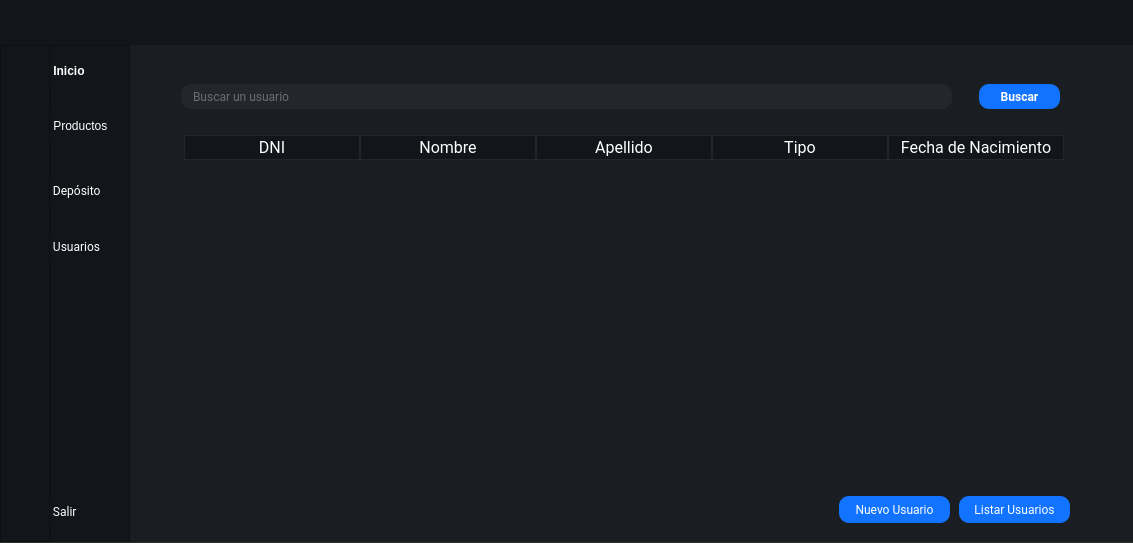
<?xml version="1.0" encoding="UTF-8"?>
<ui version="4.0">
 <class>MainWindow</class>
 <widget class="QMainWindow" name="MainWindow">
  <property name="geometry">
   <rect>
    <x>0</x>
    <y>0</y>
    <width>1133</width>
    <height>543</height>
   </rect>
  </property>
  <property name="windowTitle">
   <string>MainWindow</string>
  </property>
  <property name="styleSheet">
   <string notr="true">background-color: rgb(45, 45, 45);</string>
  </property>
  <widget class="QWidget" name="centralwidget">
   <property name="minimumSize">
    <size>
     <width>1000</width>
     <height>500</height>
    </size>
   </property>
   <widget class="QFrame" name="Top_Bar">
    <property name="geometry">
     <rect>
      <x>0</x>
      <y>0</y>
      <width>1133</width>
      <height>45</height>
     </rect>
    </property>
    <property name="minimumSize">
     <size>
      <width>0</width>
      <height>45</height>
     </size>
    </property>
    <property name="maximumSize">
     <size>
      <width>16777215</width>
      <height>45</height>
     </size>
    </property>
    <property name="styleSheet">
     <string notr="true">background-color: #12151a;
</string>
    </property>
    <property name="frameShape">
     <enum>QFrame::NoFrame</enum>
    </property>
    <property name="frameShadow">
     <enum>QFrame::Raised</enum>
    </property>
    <layout class="QHBoxLayout" name="horizontalLayout">
     <property name="spacing">
      <number>0</number>
     </property>
     <property name="leftMargin">
      <number>0</number>
     </property>
     <property name="topMargin">
      <number>0</number>
     </property>
     <property name="rightMargin">
      <number>0</number>
     </property>
     <property name="bottomMargin">
      <number>0</number>
     </property>
     <item>
      <widget class="QLabel" name="label">
       <property name="minimumSize">
        <size>
         <width>0</width>
         <height>45</height>
        </size>
       </property>
       <property name="maximumSize">
        <size>
         <width>200</width>
         <height>51</height>
        </size>
       </property>
       <property name="text">
        <string/>
       </property>
       <property name="pixmap">
        <pixmap resource="img/img_oficiales.qrc">:/cct/logo-18.png</pixmap>
       </property>
       <property name="scaledContents">
        <bool>true</bool>
       </property>
       <property name="alignment">
        <set>Qt::AlignCenter</set>
       </property>
      </widget>
     </item>
    </layout>
   </widget>
   <widget class="QFrame" name="Content">
    <property name="geometry">
     <rect>
      <x>0</x>
      <y>45</y>
      <width>1133</width>
      <height>497</height>
     </rect>
    </property>
    <property name="frameShape">
     <enum>QFrame::NoFrame</enum>
    </property>
    <property name="frameShadow">
     <enum>QFrame::Raised</enum>
    </property>
    <layout class="QHBoxLayout" name="horizontalLayout_2">
     <property name="spacing">
      <number>0</number>
     </property>
     <property name="leftMargin">
      <number>0</number>
     </property>
     <property name="topMargin">
      <number>0</number>
     </property>
     <property name="rightMargin">
      <number>0</number>
     </property>
     <property name="bottomMargin">
      <number>0</number>
     </property>
     <item>
      <widget class="QFrame" name="frame_left_menu">
       <property name="minimumSize">
        <size>
         <width>50</width>
         <height>0</height>
        </size>
       </property>
       <property name="maximumSize">
        <size>
         <width>50</width>
         <height>16777215</height>
        </size>
       </property>
       <property name="styleSheet">
        <string notr="true">background-color: #12151a;</string>
       </property>
       <property name="frameShape">
        <enum>QFrame::StyledPanel</enum>
       </property>
       <property name="frameShadow">
        <enum>QFrame::Raised</enum>
       </property>
       <layout class="QVBoxLayout" name="verticalLayout_2">
        <property name="spacing">
         <number>0</number>
        </property>
        <property name="leftMargin">
         <number>0</number>
        </property>
        <property name="topMargin">
         <number>0</number>
        </property>
        <property name="rightMargin">
         <number>0</number>
        </property>
        <property name="bottomMargin">
         <number>0</number>
        </property>
        <item alignment="Qt::AlignTop">
         <widget class="QFrame" name="frame_top_menus">
          <property name="minimumSize">
           <size>
            <width>0</width>
            <height>40</height>
           </size>
          </property>
          <property name="frameShape">
           <enum>QFrame::NoFrame</enum>
          </property>
          <property name="frameShadow">
           <enum>QFrame::Raised</enum>
          </property>
          <layout class="QVBoxLayout" name="verticalLayout_3">
           <property name="spacing">
            <number>0</number>
           </property>
           <property name="leftMargin">
            <number>0</number>
           </property>
           <property name="topMargin">
            <number>0</number>
           </property>
           <property name="rightMargin">
            <number>0</number>
           </property>
           <property name="bottomMargin">
            <number>0</number>
           </property>
           <item>
            <widget class="QPushButton" name="btn_toggle">
             <property name="enabled">
              <bool>true</bool>
             </property>
             <property name="minimumSize">
              <size>
               <width>20</width>
               <height>20</height>
              </size>
             </property>
             <property name="font">
              <font>
               <stylestrategy>PreferDefault</stylestrategy>
              </font>
             </property>
             <property name="cursor">
              <cursorShape>PointingHandCursor</cursorShape>
             </property>
             <property name="styleSheet">
              <string notr="true">QPushButton {
color: #b3b3b3;
background-color: #12151a;
border: none;
border-radius:10px;
padding:0 5px;

}

QPushButton:hover {
background-color: #23262b;
}


QPushButton:focus {
background-color: #23262b;
}</string>
             </property>
             <property name="text">
              <string/>
             </property>
             <property name="icon">
              <iconset resource="img/img_oficiales.qrc">
               <normaloff>:/cct/Menú.png</normaloff>:/cct/Menú.png</iconset>
             </property>
             <property name="iconSize">
              <size>
               <width>50</width>
               <height>50</height>
              </size>
             </property>
            </widget>
           </item>
           <item>
            <widget class="QPushButton" name="btn_productos">
             <property name="minimumSize">
              <size>
               <width>0</width>
               <height>40</height>
              </size>
             </property>
             <property name="font">
              <font>
               <family>Roboto</family>
               <pointsize>14</pointsize>
               <weight>75</weight>
               <bold>true</bold>
              </font>
             </property>
             <property name="cursor">
              <cursorShape>PointingHandCursor</cursorShape>
             </property>
             <property name="styleSheet">
              <string notr="true">QPushButton {
color: #b3b3b3;
background-color: #12151a;
border: none;
border-radius:10px;
padding:0 5px;

}

QPushButton:hover {
background-color: #23262b;
}


QPushButton:focus {
background-color: #23262b;
}</string>
             </property>
             <property name="text">
              <string/>
             </property>
             <property name="icon">
              <iconset resource="img/img_oficiales.qrc">
               <normaloff>:/cct/Productos.png</normaloff>:/cct/Productos.png</iconset>
             </property>
             <property name="iconSize">
              <size>
               <width>60</width>
               <height>60</height>
              </size>
             </property>
            </widget>
           </item>
           <item>
            <widget class="QPushButton" name="btn_depositos">
             <property name="enabled">
              <bool>true</bool>
             </property>
             <property name="minimumSize">
              <size>
               <width>0</width>
               <height>40</height>
              </size>
             </property>
             <property name="font">
              <font>
               <family>Roboto</family>
               <pointsize>14</pointsize>
               <weight>75</weight>
               <bold>true</bold>
              </font>
             </property>
             <property name="cursor">
              <cursorShape>PointingHandCursor</cursorShape>
             </property>
             <property name="styleSheet">
              <string notr="true">QPushButton {
color: #b3b3b3;
background-color: #12151a;
border: none;
border-radius:10px;
padding:0 5px;

}

QPushButton:hover {
background-color: #23262b;
border: none;

}


QPushButton:focus {
background-color: #23262b;
border: none;

}</string>
             </property>
             <property name="text">
              <string/>
             </property>
             <property name="icon">
              <iconset resource="img/img_oficiales.qrc">
               <normaloff>:/cct/Deposito.png</normaloff>:/cct/Deposito.png</iconset>
             </property>
             <property name="iconSize">
              <size>
               <width>60</width>
               <height>60</height>
              </size>
             </property>
            </widget>
           </item>
           <item>
            <widget class="QPushButton" name="btn_usuarios">
             <property name="enabled">
              <bool>true</bool>
             </property>
             <property name="minimumSize">
              <size>
               <width>0</width>
               <height>40</height>
              </size>
             </property>
             <property name="font">
              <font>
               <family>Roboto</family>
               <pointsize>14</pointsize>
               <weight>75</weight>
               <bold>true</bold>
              </font>
             </property>
             <property name="cursor">
              <cursorShape>PointingHandCursor</cursorShape>
             </property>
             <property name="styleSheet">
              <string notr="true">QPushButton {
color: #b3b3b3;
background-color: #12151a;
border: none;
border-radius:10px;
padding:0 5px;

}

QPushButton:hover {
background-color: #23262b;
}


QPushButton:focus {
background-color: #23262b;
}</string>
             </property>
             <property name="text">
              <string/>
             </property>
             <property name="icon">
              <iconset resource="img/img_oficiales.qrc">
               <normaloff>:/cct/Usuarios.png</normaloff>:/cct/Usuarios.png</iconset>
             </property>
             <property name="iconSize">
              <size>
               <width>60</width>
               <height>60</height>
              </size>
             </property>
            </widget>
           </item>
          </layout>
         </widget>
        </item>
        <item>
         <widget class="QPushButton" name="btn_exit">
          <property name="enabled">
           <bool>true</bool>
          </property>
          <property name="minimumSize">
           <size>
            <width>0</width>
            <height>40</height>
           </size>
          </property>
          <property name="font">
           <font>
            <family>Roboto</family>
            <pointsize>14</pointsize>
            <weight>75</weight>
            <bold>true</bold>
           </font>
          </property>
          <property name="cursor">
           <cursorShape>PointingHandCursor</cursorShape>
          </property>
          <property name="styleSheet">
           <string notr="true">QPushButton {
color: #b3b3b3;
background-color: #12151a;
border: none;
border-radius:10px;
padding:0 5px;

}

QPushButton:hover {
background-color: #23262b;
}


QPushButton:focus {
background-color: #23262b;
}</string>
          </property>
          <property name="text">
           <string/>
          </property>
          <property name="icon">
           <iconset resource="img/img_oficiales.qrc">
            <normaloff>:/cct/Exit.png</normaloff>:/cct/Exit.png</iconset>
          </property>
          <property name="iconSize">
           <size>
            <width>60</width>
            <height>60</height>
           </size>
          </property>
         </widget>
        </item>
       </layout>
      </widget>
     </item>
     <item>
      <widget class="QFrame" name="slide_bar">
       <property name="minimumSize">
        <size>
         <width>80</width>
         <height>741</height>
        </size>
       </property>
       <property name="maximumSize">
        <size>
         <width>0</width>
         <height>750</height>
        </size>
       </property>
       <property name="styleSheet">
        <string notr="true">background-color: #12151a;</string>
       </property>
       <property name="frameShape">
        <enum>QFrame::StyledPanel</enum>
       </property>
       <property name="frameShadow">
        <enum>QFrame::Raised</enum>
       </property>
       <widget class="QLabel" name="label_inicio">
        <property name="geometry">
         <rect>
          <x>0</x>
          <y>1</y>
          <width>51</width>
          <height>50</height>
         </rect>
        </property>
        <property name="cursor">
         <cursorShape>PointingHandCursor</cursorShape>
        </property>
        <property name="styleSheet">
         <string notr="true">QLabel {
color: #fff;
font-weight:bold;
border-radius:10px;
text-align:center;
}</string>
        </property>
        <property name="text">
         <string> Inicio</string>
        </property>
       </widget>
       <widget class="QLabel" name="label_deposito">
        <property name="geometry">
         <rect>
          <x>0</x>
          <y>130</y>
          <width>71</width>
          <height>31</height>
         </rect>
        </property>
        <property name="cursor">
         <cursorShape>PointingHandCursor</cursorShape>
        </property>
        <property name="styleSheet">
         <string notr="true">color:#fff;
font-family:Roboto</string>
        </property>
        <property name="text">
         <string> Depósito</string>
        </property>
       </widget>
       <widget class="QLabel" name="label_productos">
        <property name="geometry">
         <rect>
          <x>0</x>
          <y>65</y>
          <width>71</width>
          <height>31</height>
         </rect>
        </property>
        <property name="cursor">
         <cursorShape>PointingHandCursor</cursorShape>
        </property>
        <property name="styleSheet">
         <string notr="true">QLabel {
color: #fff

}

</string>
        </property>
        <property name="text">
         <string> Productos</string>
        </property>
       </widget>
       <widget class="QLabel" name="label_usuarios">
        <property name="geometry">
         <rect>
          <x>0</x>
          <y>186</y>
          <width>71</width>
          <height>31</height>
         </rect>
        </property>
        <property name="cursor">
         <cursorShape>PointingHandCursor</cursorShape>
        </property>
        <property name="styleSheet">
         <string notr="true">color:#fff;
font-family:Roboto</string>
        </property>
        <property name="text">
         <string> Usuarios</string>
        </property>
       </widget>
       <widget class="QLabel" name="label_exit">
        <property name="geometry">
         <rect>
          <x>0</x>
          <y>693</y>
          <width>101</width>
          <height>31</height>
         </rect>
        </property>
        <property name="styleSheet">
         <string notr="true">QLabel {
color: #fff;
font-weight:bold;

}

QLabel:hover {
background-color: #23262b;
}</string>
        </property>
        <property name="text">
         <string>Exit</string>
        </property>
       </widget>
       <widget class="QLabel" name="label_exit_2">
        <property name="geometry">
         <rect>
          <x>0</x>
          <y>451</y>
          <width>71</width>
          <height>31</height>
         </rect>
        </property>
        <property name="cursor">
         <cursorShape>PointingHandCursor</cursorShape>
        </property>
        <property name="styleSheet">
         <string notr="true">color:#fff;
font-family:Roboto</string>
        </property>
        <property name="text">
         <string> Salir</string>
        </property>
       </widget>
      </widget>
     </item>
     <item>
      <widget class="QFrame" name="frame_pages">
       <property name="maximumSize">
        <size>
         <width>16777215</width>
         <height>16777215</height>
        </size>
       </property>
       <property name="styleSheet">
        <string notr="true">border: none;</string>
       </property>
       <property name="frameShape">
        <enum>QFrame::StyledPanel</enum>
       </property>
       <property name="frameShadow">
        <enum>QFrame::Raised</enum>
       </property>
       <layout class="QVBoxLayout" name="verticalLayout_4">
        <property name="spacing">
         <number>0</number>
        </property>
        <property name="leftMargin">
         <number>0</number>
        </property>
        <property name="topMargin">
         <number>0</number>
        </property>
        <property name="rightMargin">
         <number>0</number>
        </property>
        <property name="bottomMargin">
         <number>0</number>
        </property>
        <item>
         <widget class="QStackedWidget" name="Pages_Widget">
          <property name="styleSheet">
           <string notr="true">background-color: #1a1e23;
border: none;</string>
          </property>
          <property name="currentIndex">
           <number>2</number>
          </property>
          <widget class="QWidget" name="page_productos">
           <layout class="QHBoxLayout" name="horizontalLayout_3">
            <property name="spacing">
             <number>0</number>
            </property>
            <property name="leftMargin">
             <number>0</number>
            </property>
            <property name="topMargin">
             <number>0</number>
            </property>
            <property name="rightMargin">
             <number>0</number>
            </property>
            <property name="bottomMargin">
             <number>0</number>
            </property>
            <item>
             <widget class="QFrame" name="frame">
              <property name="minimumSize">
               <size>
                <width>0</width>
                <height>503</height>
               </size>
              </property>
              <property name="frameShape">
               <enum>QFrame::StyledPanel</enum>
              </property>
              <property name="frameShadow">
               <enum>QFrame::Raised</enum>
              </property>
              <layout class="QVBoxLayout" name="verticalLayout_5">
               <item>
                <widget class="QFrame" name="frame_2">
                 <property name="minimumSize">
                  <size>
                   <width>900</width>
                   <height>65</height>
                  </size>
                 </property>
                 <property name="maximumSize">
                  <size>
                   <width>16777215</width>
                   <height>50</height>
                  </size>
                 </property>
                 <property name="frameShape">
                  <enum>QFrame::StyledPanel</enum>
                 </property>
                 <property name="frameShadow">
                  <enum>QFrame::Raised</enum>
                 </property>
                 <layout class="QVBoxLayout" name="verticalLayout_6">
                  <property name="spacing">
                   <number>6</number>
                  </property>
                  <property name="leftMargin">
                   <number>9</number>
                  </property>
                  <property name="topMargin">
                   <number>9</number>
                  </property>
                  <property name="rightMargin">
                   <number>9</number>
                  </property>
                  <property name="bottomMargin">
                   <number>9</number>
                  </property>
                  <item alignment="Qt::AlignHCenter|Qt::AlignVCenter">
                   <widget class="QGroupBox" name="groupBox">
                    <property name="minimumSize">
                     <size>
                      <width>990</width>
                      <height>50</height>
                     </size>
                    </property>
                    <property name="maximumSize">
                     <size>
                      <width>0</width>
                      <height>70</height>
                     </size>
                    </property>
                    <property name="title">
                     <string/>
                    </property>
                    <widget class="QLineEdit" name="buscar_input">
                     <property name="geometry">
                      <rect>
                       <x>43</x>
                       <y>21</y>
                       <width>771</width>
                       <height>25</height>
                      </rect>
                     </property>
                     <property name="styleSheet">
                      <string notr="true">QLineEdit{
background-color: #23262b;
border-radius: 10px;
padding:0 10px;
color: #b3b3b3;
font-family:Roboto;

}


QLineEdit:focus{
border: 1px solid rgb(75, 75, 75);
}</string>
                     </property>
                     <property name="text">
                      <string/>
                     </property>
                     <property name="placeholderText">
                      <string>Buscar un producto</string>
                     </property>
                    </widget>
                    <widget class="QPushButton" name="buscar_btn">
                     <property name="geometry">
                      <rect>
                       <x>841</x>
                       <y>21</y>
                       <width>81</width>
                       <height>25</height>
                      </rect>
                     </property>
                     <property name="font">
                      <font>
                       <family>Roboto</family>
                       <weight>75</weight>
                       <bold>true</bold>
                      </font>
                     </property>
                     <property name="cursor">
                      <cursorShape>PointingHandCursor</cursorShape>
                     </property>
                     <property name="styleSheet">
                      <string notr="true">QPushButton{
background-color: #1173ff;
color: #fff;
border-radius:10px;
font-weight:bold;
font-family:Roboto;

}
QPushButton:hover{
background-color: #45a9f0;
}</string>
                     </property>
                     <property name="text">
                      <string>Buscar</string>
                     </property>
                    </widget>
                   </widget>
                  </item>
                 </layout>
                </widget>
               </item>
               <item alignment="Qt::AlignHCenter|Qt::AlignVCenter">
                <widget class="QTableWidget" name="tableWidget">
                 <property name="minimumSize">
                  <size>
                   <width>900</width>
                   <height>328</height>
                  </size>
                 </property>
                 <property name="maximumSize">
                  <size>
                   <width>16777215</width>
                   <height>500</height>
                  </size>
                 </property>
                 <property name="cursor" stdset="0">
                  <cursorShape>PointingHandCursor</cursorShape>
                 </property>
                 <property name="styleSheet">
                  <string notr="true">QTableWidget{
color:#fff;
font-size: 20px;
border-style: none;
margin-left: 0px;
margin-top:15px
}


QHeaderView::section {
    background-color: #12151a;
	color:#fff;
    font-size: 12pt;
    border-style: none;
    border-bottom: 1px solid #23262b;
    border-right: 1px solid #23262b;
	font-family:Roboto;


}

QHeaderView::section:horizontal
{
    border-top: 1px solid #23262b;
}

QHeaderView::section:vertical
{

    border-left: 1px solid #23262b;
}</string>
                 </property>
                 <property name="editTriggers">
                  <set>QAbstractItemView::AnyKeyPressed|QAbstractItemView::DoubleClicked|QAbstractItemView::EditKeyPressed</set>
                 </property>
                 <property name="dragEnabled">
                  <bool>true</bool>
                 </property>
                 <property name="showGrid">
                  <bool>true</bool>
                 </property>
                 <attribute name="horizontalHeaderDefaultSectionSize">
                  <number>176</number>
                 </attribute>
                 <attribute name="horizontalHeaderHighlightSections">
                  <bool>false</bool>
                 </attribute>
                 <attribute name="verticalHeaderVisible">
                  <bool>false</bool>
                 </attribute>
                 <attribute name="verticalHeaderDefaultSectionSize">
                  <number>30</number>
                 </attribute>
                 <attribute name="verticalHeaderMinimumSectionSize">
                  <number>23</number>
                 </attribute>
                 <column>
                  <property name="text">
                   <string>Código</string>
                  </property>
                 </column>
                 <column>
                  <property name="text">
                   <string>Nombre</string>
                  </property>
                 </column>
                 <column>
                  <property name="text">
                   <string>Marca</string>
                  </property>
                 </column>
                 <column>
                  <property name="text">
                   <string>Cantidad</string>
                  </property>
                 </column>
                 <column>
                  <property name="text">
                   <string>Fecha de Vencimiento</string>
                  </property>
                 </column>
                </widget>
               </item>
               <item>
                <widget class="QFrame" name="frame_3">
                 <property name="minimumSize">
                  <size>
                   <width>0</width>
                   <height>66</height>
                  </size>
                 </property>
                 <property name="maximumSize">
                  <size>
                   <width>16777215</width>
                   <height>100</height>
                  </size>
                 </property>
                 <property name="frameShape">
                  <enum>QFrame::StyledPanel</enum>
                 </property>
                 <property name="frameShadow">
                  <enum>QFrame::Raised</enum>
                 </property>
                 <layout class="QVBoxLayout" name="verticalLayout_7">
                  <item alignment="Qt::AlignBottom">
                   <widget class="QFrame" name="frame_4">
                    <property name="minimumSize">
                     <size>
                      <width>0</width>
                      <height>75</height>
                     </size>
                    </property>
                    <property name="maximumSize">
                     <size>
                      <width>16777215</width>
                      <height>53</height>
                     </size>
                    </property>
                    <property name="frameShape">
                     <enum>QFrame::StyledPanel</enum>
                    </property>
                    <property name="frameShadow">
                     <enum>QFrame::Raised</enum>
                    </property>
                    <widget class="QPushButton" name="nuevo_prod_btn">
                     <property name="geometry">
                      <rect>
                       <x>690</x>
                       <y>27</y>
                       <width>111</width>
                       <height>27</height>
                      </rect>
                     </property>
                     <property name="font">
                      <font>
                       <family>Roboto</family>
                       <weight>50</weight>
                       <italic>false</italic>
                       <bold>false</bold>
                      </font>
                     </property>
                     <property name="cursor">
                      <cursorShape>PointingHandCursor</cursorShape>
                     </property>
                     <property name="styleSheet">
                      <string notr="true">QPushButton{
background-color: #1173ff;
color: #fff;
border-radius:10px;
}
QPushButton:hover{
background-color: #45a9f0;
}</string>
                     </property>
                     <property name="text">
                      <string>Nuevo Pruducto</string>
                     </property>
                    </widget>
                    <widget class="QPushButton" name="listar_prod_btn">
                     <property name="geometry">
                      <rect>
                       <x>820</x>
                       <y>27</y>
                       <width>111</width>
                       <height>27</height>
                      </rect>
                     </property>
                     <property name="font">
                      <font>
                       <family>Roboto</family>
                       <italic>false</italic>
                      </font>
                     </property>
                     <property name="cursor">
                      <cursorShape>PointingHandCursor</cursorShape>
                     </property>
                     <property name="styleSheet">
                      <string notr="true">QPushButton{
background-color: #1173ff;
color: #fff;
border-radius:10px;
}
QPushButton:hover{
background-color: #45a9f0;
}</string>
                     </property>
                     <property name="text">
                      <string>Listar Productos</string>
                     </property>
                    </widget>
                   </widget>
                  </item>
                 </layout>
                </widget>
               </item>
              </layout>
             </widget>
            </item>
           </layout>
          </widget>
          <widget class="QWidget" name="page_depositos">
           <widget class="QLabel" name="label_3">
            <property name="geometry">
             <rect>
              <x>120</x>
              <y>170</y>
              <width>61</width>
              <height>31</height>
             </rect>
            </property>
            <property name="font">
             <font>
              <family>Roboto</family>
              <pointsize>12</pointsize>
              <weight>75</weight>
              <bold>true</bold>
             </font>
            </property>
            <property name="styleSheet">
             <string notr="true">background-color: rgb(17, 115, 255);</string>
            </property>
            <property name="text">
             <string>&lt;html&gt;&lt;head/&gt;&lt;body&gt;&lt;p align=&quot;center&quot;&gt;&lt;span style=&quot; color:#ffffff;&quot;&gt;Depósito&lt;/span&gt;&lt;/p&gt;&lt;/body&gt;&lt;/html&gt;</string>
            </property>
           </widget>
          </widget>
          <widget class="QWidget" name="page_usuarios">
           <widget class="QFrame" name="frame_usuarios">
            <property name="geometry">
             <rect>
              <x>-10</x>
              <y>0</y>
              <width>1081</width>
              <height>503</height>
             </rect>
            </property>
            <property name="minimumSize">
             <size>
              <width>0</width>
              <height>503</height>
             </size>
            </property>
            <property name="frameShape">
             <enum>QFrame::StyledPanel</enum>
            </property>
            <property name="frameShadow">
             <enum>QFrame::Raised</enum>
            </property>
            <layout class="QVBoxLayout" name="verticalLayout_8">
             <item alignment="Qt::AlignTop">
              <widget class="QFrame" name="frame_usuarios_1">
               <property name="minimumSize">
                <size>
                 <width>900</width>
                 <height>65</height>
                </size>
               </property>
               <property name="maximumSize">
                <size>
                 <width>16777215</width>
                 <height>50</height>
                </size>
               </property>
               <property name="frameShape">
                <enum>QFrame::StyledPanel</enum>
               </property>
               <property name="frameShadow">
                <enum>QFrame::Raised</enum>
               </property>
               <layout class="QVBoxLayout" name="verticalLayout_9">
                <item alignment="Qt::AlignHCenter|Qt::AlignVCenter">
                 <widget class="QGroupBox" name="groupBox_usuarios_1">
                  <property name="minimumSize">
                   <size>
                    <width>1941</width>
                    <height>50</height>
                   </size>
                  </property>
                  <property name="maximumSize">
                   <size>
                    <width>0</width>
                    <height>70</height>
                   </size>
                  </property>
                  <property name="title">
                   <string/>
                  </property>
                  <widget class="QLineEdit" name="lineEdit_usuarios_1">
                   <property name="geometry">
                    <rect>
                     <x>43</x>
                     <y>21</y>
                     <width>771</width>
                     <height>25</height>
                    </rect>
                   </property>
                   <property name="styleSheet">
                    <string notr="true">QLineEdit{
background-color: #23262b;
border-radius: 10px;
padding:0 10px;
color: #b3b3b3;
font-family:Roboto;

}


QLineEdit:focus{
border: 1px solid rgb(75, 75, 75);
}</string>
                   </property>
                   <property name="text">
                    <string/>
                   </property>
                   <property name="placeholderText">
                    <string>Buscar un usuario</string>
                   </property>
                  </widget>
                  <widget class="QPushButton" name="pushButton_usuarios_1">
                   <property name="geometry">
                    <rect>
                     <x>841</x>
                     <y>21</y>
                     <width>81</width>
                     <height>25</height>
                    </rect>
                   </property>
                   <property name="cursor">
                    <cursorShape>PointingHandCursor</cursorShape>
                   </property>
                   <property name="styleSheet">
                    <string notr="true">QPushButton{
background-color: #1173ff;
color: #fff;
border-radius:10px;
font-weight:bold;
font-family:Roboto;

}
QPushButton:hover{
background-color: #45a9f0;
}</string>
                   </property>
                   <property name="text">
                    <string>Buscar</string>
                   </property>
                  </widget>
                 </widget>
                </item>
               </layout>
              </widget>
             </item>
             <item>
              <widget class="QTableWidget" name="tableWidget_2">
               <property name="minimumSize">
                <size>
                 <width>980</width>
                 <height>300</height>
                </size>
               </property>
               <property name="maximumSize">
                <size>
                 <width>801</width>
                 <height>500</height>
                </size>
               </property>
               <property name="cursor" stdset="0">
                <cursorShape>PointingHandCursor</cursorShape>
               </property>
               <property name="styleSheet">
                <string notr="true">QTableWidget{
color:#fff;
font-size: 20px;
border-style: none;
margin-left: 55px;
margin-top:10px;
}


QHeaderView::section {
    background-color: #12151a;
	color:#fff;
    font-size: 12pt;
    border-style: none;
    border-bottom: 1px solid #23262b;
    border-right: 1px solid #23262b;
    border-left: 1px solid #23262b;
	font-family:Roboto;


}

QHeaderView::section:horizontal
{

    border-top: 1px solid #23262b;
}

QHeaderView::section:vertical
{

    border-left: 1px solid #23262b;
}</string>
               </property>
               <property name="editTriggers">
                <set>QAbstractItemView::NoEditTriggers</set>
               </property>
               <attribute name="horizontalHeaderVisible">
                <bool>true</bool>
               </attribute>
               <attribute name="horizontalHeaderDefaultSectionSize">
                <number>176</number>
               </attribute>
               <attribute name="horizontalHeaderHighlightSections">
                <bool>false</bool>
               </attribute>
               <attribute name="verticalHeaderVisible">
                <bool>false</bool>
               </attribute>
               <column>
                <property name="text">
                 <string>DNI</string>
                </property>
               </column>
               <column>
                <property name="text">
                 <string>Nombre</string>
                </property>
               </column>
               <column>
                <property name="text">
                 <string>Apellido</string>
                </property>
               </column>
               <column>
                <property name="text">
                 <string>Tipo</string>
                </property>
               </column>
               <column>
                <property name="text">
                 <string>Fecha de Nacimiento</string>
                </property>
               </column>
              </widget>
             </item>
             <item>
              <widget class="QFrame" name="frame_usuarios_3">
               <property name="minimumSize">
                <size>
                 <width>500</width>
                 <height>53</height>
                </size>
               </property>
               <property name="frameShape">
                <enum>QFrame::StyledPanel</enum>
               </property>
               <property name="frameShadow">
                <enum>QFrame::Raised</enum>
               </property>
               <widget class="QPushButton" name="pushButton_usuarios_2">
                <property name="geometry">
                 <rect>
                  <x>710</x>
                  <y>10</y>
                  <width>111</width>
                  <height>27</height>
                 </rect>
                </property>
                <property name="font">
                 <font>
                  <family>Roboto</family>
                  <weight>50</weight>
                  <italic>false</italic>
                  <bold>false</bold>
                 </font>
                </property>
                <property name="cursor">
                 <cursorShape>PointingHandCursor</cursorShape>
                </property>
                <property name="styleSheet">
                 <string notr="true">QPushButton{
background-color: #1173ff;
color: #fff;
border-radius:10px;
}
QPushButton:hover{
background-color: #45a9f0;
}</string>
                </property>
                <property name="text">
                 <string>Nuevo Usuario</string>
                </property>
               </widget>
               <widget class="QPushButton" name="pushButton_usuarios_3">
                <property name="geometry">
                 <rect>
                  <x>830</x>
                  <y>10</y>
                  <width>111</width>
                  <height>27</height>
                 </rect>
                </property>
                <property name="font">
                 <font>
                  <family>Roboto</family>
                  <weight>50</weight>
                  <italic>false</italic>
                  <bold>false</bold>
                 </font>
                </property>
                <property name="cursor">
                 <cursorShape>PointingHandCursor</cursorShape>
                </property>
                <property name="styleSheet">
                 <string notr="true">QPushButton{
background-color: #1173ff;
color: #fff;
border-radius:10px;
}
QPushButton:hover{
background-color: #45a9f0;
}</string>
                </property>
                <property name="text">
                 <string>Listar Usuarios</string>
                </property>
               </widget>
              </widget>
             </item>
            </layout>
           </widget>
          </widget>
         </widget>
        </item>
       </layout>
      </widget>
     </item>
    </layout>
   </widget>
  </widget>
 </widget>
 <tabstops>
  <tabstop>btn_depositos</tabstop>
  <tabstop>btn_usuarios</tabstop>
  <tabstop>btn_exit</tabstop>
  <tabstop>btn_toggle</tabstop>
  <tabstop>btn_productos</tabstop>
 </tabstops>
 <resources>
  <include location="img/img_oficiales.qrc"/>
 </resources>
 <connections/>
</ui>
